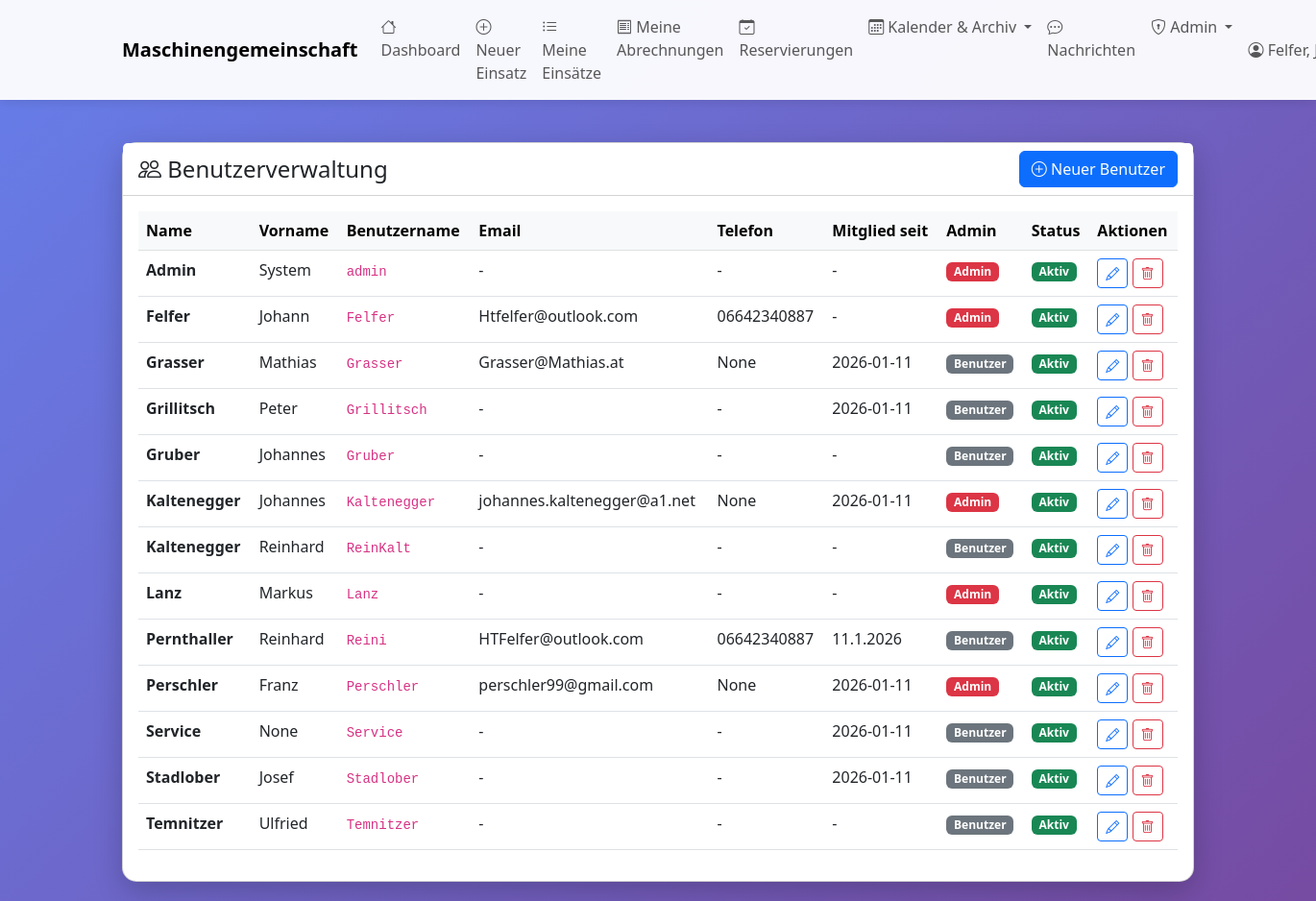
Page /admin/benutzer (signed in) on the committed database.
### tables this page shows
CREATE TABLE benutzer (
    id INTEGER PRIMARY KEY AUTOINCREMENT,
    name TEXT NOT NULL,
    vorname TEXT,
    username TEXT UNIQUE,
    password_hash TEXT,
    adresse TEXT,
    telefon TEXT,
    email TEXT,
    mitglied_seit DATE,
    aktiv BOOLEAN DEFAULT 1,
    bemerkungen TEXT
, is_admin BOOLEAN DEFAULT 0, treibstoffkosten_preis REAL DEFAULT 1.50, backup_schwellwert INTEGER DEFAULT 50, letzter_treibstoffpreis REAL, admin_level INTEGER DEFAULT 0);

### web_app.py (the view)
@app.route('/admin/benutzer')
@admin_required
def admin_benutzer():
    with MaschinenDBContext(DB_PATH) as db:
        benutzer = db.get_all_benutzer(nur_aktive=False)
    return render_template('admin_benutzer.html', benutzer=benutzer)

### database.py (called while the page is built)
    def connect(self):
        self.connection = sqlite3.connect(self.db_path)
        self.connection.row_factory = sqlite3.Row
        self.cursor = self.connection.cursor()

    def close(self):
        if self.connection:
            self.connection.close()

    def get_all_benutzer(self, nur_aktive: bool = True) -> List[Dict]:
        sql = "SELECT * FROM benutzer"
        if nur_aktive:
            sql += " WHERE aktiv = 1"
        sql += " ORDER BY name, vorname"
        self.cursor.execute(sql)
        return [dict(row) for row in self.cursor.fetchall()]

    def __enter__(self):
        self.connect()
        return self

    def __exit__(self, exc_type, exc_val, exc_tb):
        if exc_type is None:
            self.connection.commit()
        else:
            self.connection.rollback()
        self.close()
        return False

### web_app.py (called while the page is built)
def admin_required(f):
    @wraps(f)
    def decorated_function(*args, **kwargs):
        if 'benutzer_id' not in session:
            flash('Bitte melden Sie sich an.', 'warning')
            return redirect(url_for('login'))
        if not session.get('is_admin'):
            flash('Zugriff verweigert. Administrator-Rechte erforderlich.', 'danger')
            return redirect(url_for('dashboard'))
        return f(*args, **kwargs)
    return decorated_function

### templates/admin_benutzer.html (shortened to what this page needs)
{% extends "base.html" %}
{% block content %}
<div class="row mt-4">
    <div class="col-12">
        <div class="card">
            <div class="card-header bg-white d-flex justify-content-between align-items-center">
                <h4 class="mb-0">
                    <i class="bi bi-people"></i> Benutzerverwaltung
                </h4>
                <a href="{{ url_for('admin_benutzer_neu') }}" class="btn btn-primary">
                    <i class="bi bi-plus-circle"></i> Neuer Benutzer
                </a>
            </div>
            <div class="card-body">
                <div class="table-responsive">
                    <table class="table table-hover">
                        <thead class="table-light">
                            <tr>
                                <th>Name</th>
                                <th>Vorname</th>
                                <th>Benutzername</th>
                                <th>Email</th>
                                <th>Telefon</th>
                                <th>Mitglied seit</th>
                                <th>Admin</th>
                                <th>Status</th>
                                <th>Aktionen</th>
                            </tr>
                        </thead>
                        <tbody>
                            {% for benutzer in benutzer %}
                            <tr>
                                <td><strong>{{ benutzer.name }}</strong></td>
                                <td>{{ benutzer.vorname }}</td>
                                <td>
                                    {% if benutzer.username %}
                                        <code>{{ benutzer.username }}</code>
                                    {% else %}
                                        <span class="text-muted">-</span>
                                    {% endif %}
                                </td>
                                <td>{{ benutzer.email or '-' }}</td>
                                <td>{{ benutzer.telefon or '-' }}</td>
                                <td>{{ benutzer.mitglied_seit or '-' }}</td>
                                <td>
                                    {% if benutzer.is_admin %}
                                        <span class="badge bg-danger">Admin</span>
                                    {% else %}
                                        <span class="badge bg-secondary">Benutzer</span>
                                    {% endif %}
                                </td>
                                <td>
                                    {% if benutzer.aktiv %}
                                        <span class="badge bg-success">Aktiv</span>
                                    {% else %}
                                        <span class="badge bg-secondary">Inaktiv</span>
                                    {% endif %}
                                </td>
                                <td>
                                    <a href="{{ url_for('admin_benutzer_edit', benutzer_id=benutzer.id) }}"
                                       class="btn btn-sm btn-outline-primary" title="Bearbeiten">
                                        <i class="bi bi-pencil"></i>
                                    </a>
                                    <button type="button" class="btn btn-sm btn-outline-danger"
                                            onclick="confirmDelete({{ benutzer.id }}, '{{ benutzer.name }}')" title="Löschen">
                                        <i class="bi bi-trash"></i>
                                    </button>
                                </td>
                            </tr>
                            {% endfor %}
                        </tbody>
                    </table>
                </div>
            </div>
        </div>
    </div>
</div>
{% endblock %}

### templates/base.html (style rules this page uses)
body { min-height: 100vh; background: linear-gradient(135deg, #667eea 0%, #764ba2 100%); }
.card { border-radius: 15px; box-shadow: 0 10px 30px rgba(0,0,0,0.2); }

### rows in the picture
benutzer: name "Admin", vorname "System", username "admin", email "-", telefon "-", mitglied_seit "-", is_admin "Admin", aktiv "Aktiv"
benutzer: name "Felfer", vorname "Johann", username "Felfer", email "Htfelfer@outlook.com", telefon "06642340887", mitglied_seit "-", is_admin "Admin", aktiv "Aktiv"
benutzer: name "Grasser", vorname "Mathias", username "Grasser", email "Grasser@Mathias.at", telefon "None", mitglied_seit "2026-01-11", is_admin "Benutzer", aktiv "Aktiv"
benutzer: name "Grillitsch", vorname "Peter", username "Grillitsch", email "-", telefon "-", mitglied_seit "2026-01-11", is_admin "Benutzer", aktiv "Aktiv"
benutzer: name "Gruber", vorname "Johannes", username "Gruber", email "-", telefon "-", mitglied_seit "-", is_admin "Benutzer", aktiv "Aktiv"
benutzer: name "Kaltenegger", vorname "Johannes", username "Kaltenegger", email "johannes.kaltenegger@a1.net", telefon "None", mitglied_seit "2026-01-11", is_admin "Admin", aktiv "Aktiv"
benutzer: name "Kaltenegger", vorname "Reinhard", username "ReinKalt", email "-", telefon "-", mitglied_seit "-", is_admin "Benutzer", aktiv "Aktiv"
benutzer: name "Lanz", vorname "Markus", username "Lanz", email "-", telefon "-", mitglied_seit "-", is_admin "Admin", aktiv "Aktiv"
benutzer: name "Pernthaller", vorname "Reinhard", username "Reini", email "HTFelfer@outlook.com", telefon "06642340887", mitglied_seit "11.1.2026", is_admin "Benutzer", aktiv "Aktiv"
benutzer: name "Perschler", vorname "Franz", username "Perschler", email "perschler99@gmail.com", telefon "None", mitglied_seit "2026-01-11", is_admin "Admin", aktiv "Aktiv"
benutzer: name "Service", vorname "None", username "Service", email "-", telefon "-", mitglied_seit "2026-01-11", is_admin "Benutzer", aktiv "Aktiv"
benutzer: name "Stadlober", vorname "Josef", username "Stadlober", email "-", telefon "-", mitglied_seit "2026-01-11", is_admin "Benutzer", aktiv "Aktiv"
benutzer: name "Temnitzer", vorname "Ulfried", username "Temnitzer", email "-", telefon "-", mitglied_seit "-", is_admin "Benutzer", aktiv "Aktiv"

### other values in the picture
{{ session.get('benutzer_name') }} "Felfer,…"
